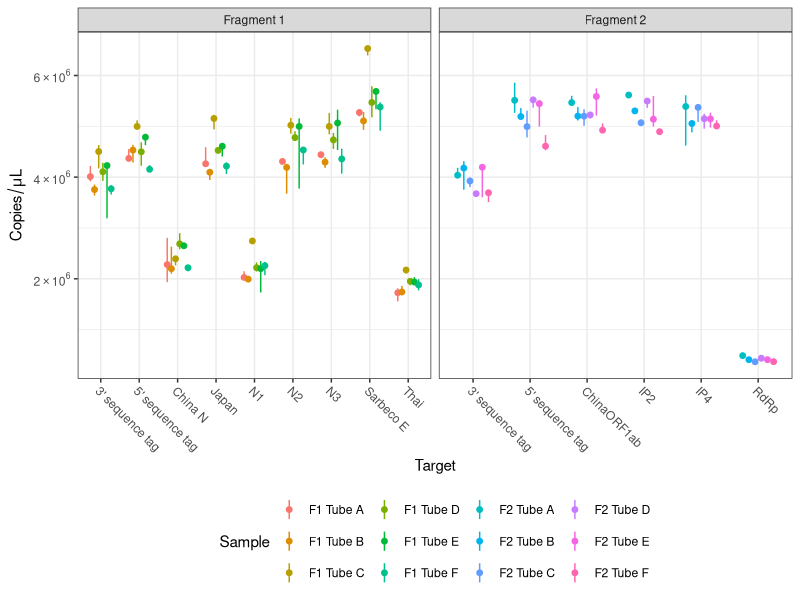
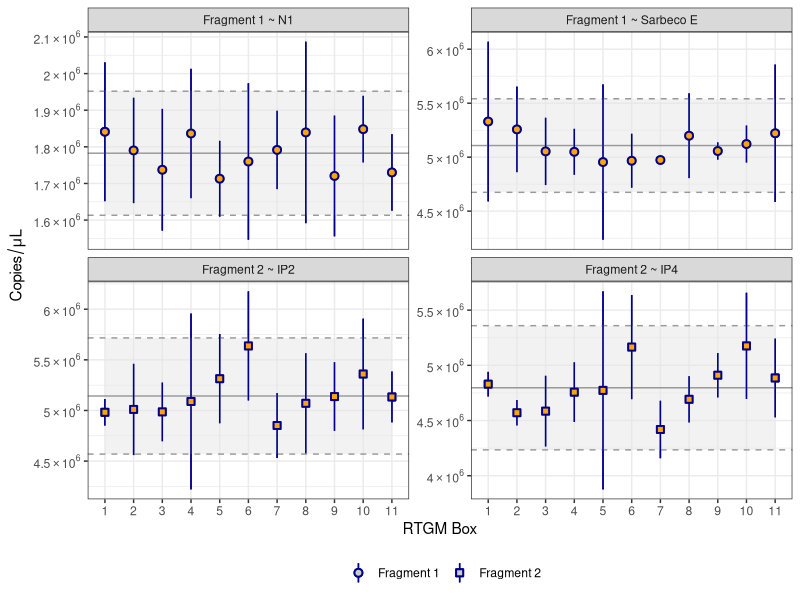
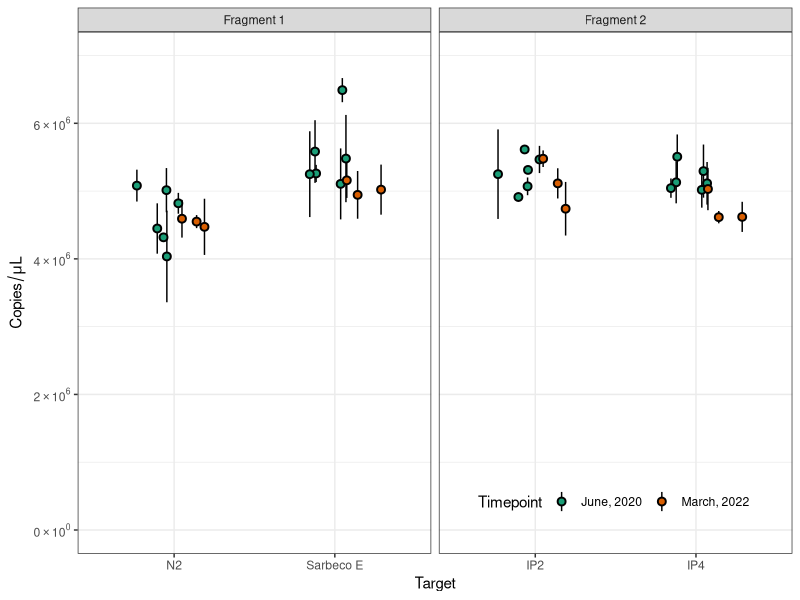
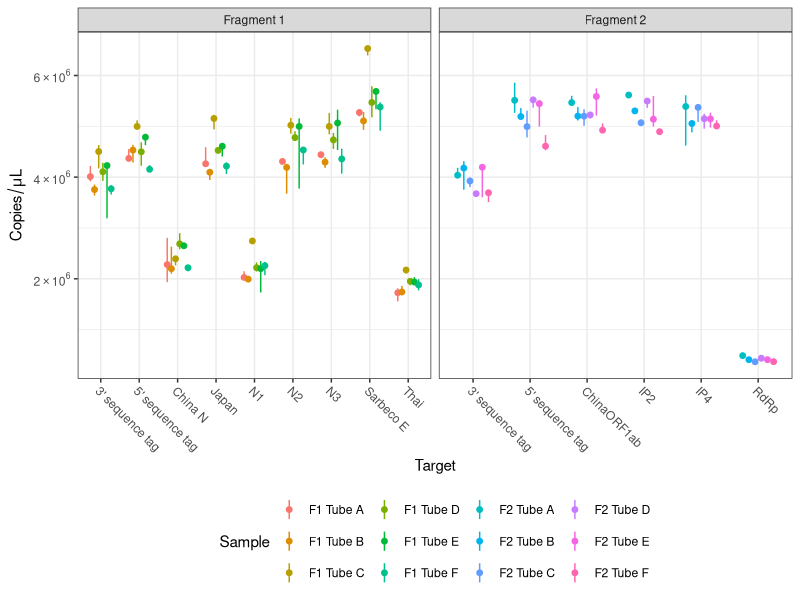
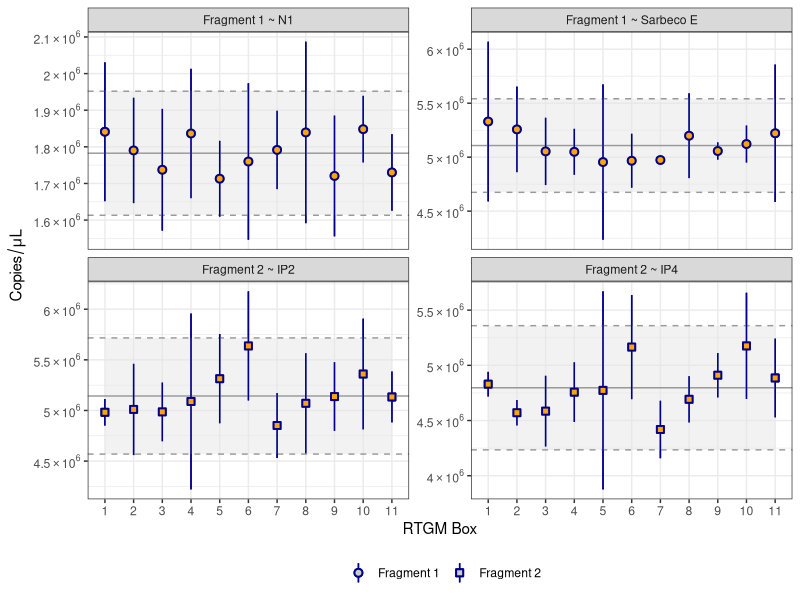
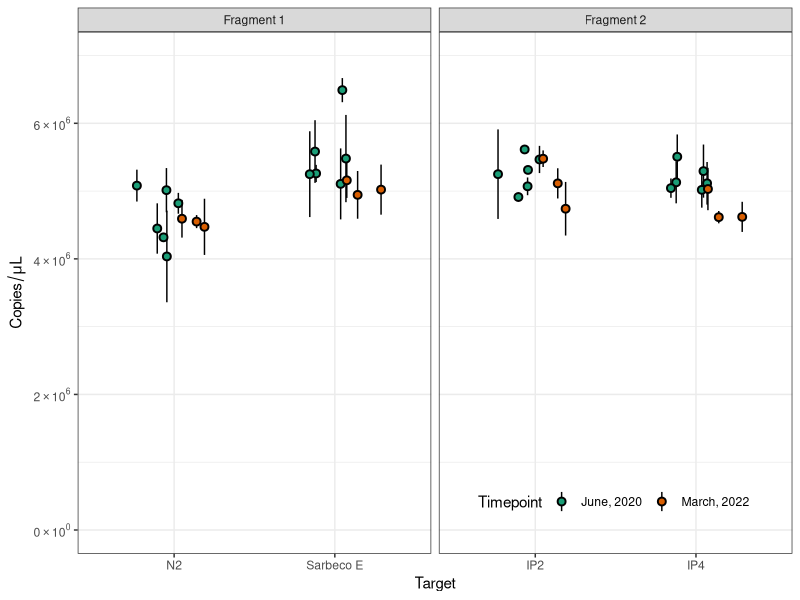

The R script that drew these images, in order: (Note: this script raises an error after producing the figures.)
## ---- chunk 1
knitr::opts_chunk$set(echo = TRUE)
library(scales)
library(tidyverse)
library(here)
library(readxl)
library(ggpubr)

## Function for Nx10^N notation
scientific_10 <- function(x) {
  parse(text = gsub("e.", " %*% 10^", scales::scientific_format(digits = 2)(x)))
}
## ---- chunk 2
f1_dat <- read_excel(here("data/All original F1data for graphs.xlsx"),
                     sheet = "original data",range = "A1:M224") %>% 
    ## renaming copies/ul for concentration for easier coding
    rename(concentration = `pre-pcr dilution`)

f2_dat <- read_excel(here("data/All original F2 data for graphs.xlsx"),
                     sheet = "original",range = "A1:M144") %>% 
    ## renaming copies/ul for concentration for easier coding
    rename(concentration = `pre-pcr dilution`)


ddpcr_dat <- bind_rows(`Fragment 1` = f1_dat, 
                       `Fragment 2` = f2_dat, 
                       .id = "fragment") %>% 
    ## Renaming Targets
    mutate(
        Target = case_when(
            Target == "BK-D" ~ "3' sequence tag",
            Target == "BK-E" ~ "5' sequence tag",
            Target == "WHO1" ~ "RdRp",
            Target == "China2" ~ "China N",
            Target == "China" ~ "ChinaORF1ab",
            Target == "SarE" ~ "Sarbeco E",
            Target == "Pas1" ~ "IP2",
            Target == "Pas2" ~ "IP4",
            TRUE ~ Target
        )
    ) %>% 
    filter(Target != "HK2")
        
## ---- chunk 3
glimpse(ddpcr_dat)
## ---- chunk 4
homo_f1_dat <-
    read_excel(
        here(
            "data/2020_05_29_homogeneity_testing_fragment_1_10169.xlsx"
        ),
        sheet = "calculations",
        range = "A1:M85"
    )  %>%
    ## renaming copies/ul for concentration for easier coding
    rename(measured_con = `pre-pcr dilution`)

homo_f2_dat <-
    read_excel(
        here(
            "data/2020_06_12_homogeneity_testing_fragment_2_10169.xlsx"
        ),
        sheet = "calculations",
        range = "A1:L96"
    )  %>%
    ## renaming copies/ul for concentration for easier coding
    rename(measured_con = `pre-pcr dilution`)

homo_dat <- bind_rows(`Fragment 1` = homo_f1_dat,
                      `Fragment 2` = homo_f2_dat,
                      .id = "fragment")
## ---- chunk 5
glimpse(homo_dat)
## ---- chunk 6
f1_stab_df <- read_excel(here("data/March 2022 stability data.xlsx"),
                         sheet = "F1 summary" )
f2_stab_df <- read_excel(here("data/March 2022 stability data.xlsx"), 
                         sheet = "F2 summary") %>% 
    mutate(stdev = std)

stability_df <- bind_rows(F1 = f1_stab_df, F2 = f2_stab_df, .id = "fragment")

glimpse(stability_df)
## ---- chunk 7


(
    ddpcr_plt <- ddpcr_dat %>%
        filter(Sample != "NTC") %>%
      mutate(Sample = str_remove(Sample, " 1:500.*"),
             Sample = case_when(
               Sample == "Tube 2" ~ "Tube A",
               Sample == "Tube 4" ~ "Tube B",
               Sample == "Tube 6" ~ "Tube C",
               Sample == "Tube 8" ~ "Tube D",
               Sample == "Tube 10" ~ "Tube E",
               Sample == "Tube 11" ~ "Tube F",
               TRUE ~ Sample
             ),
             Sample = if_else(fragment == "Fragment 1", 
                              paste("F1", Sample), 
                              paste("F2", Sample))) %>% 
        ggerrorplot(
            x = "Target",
            y = "concentration",
            desc_stat = "median_hilow",
            pallete = get_palette("npg", k = 14),
            color = "Sample",
            error.plot = "pointrange",
            size = 0.25,
            position = position_dodge(0.65)
        ) +
        facet_wrap( ~ fragment, scales = "free_x", ncol = 2) +
        theme_bw() +
        theme(legend.position = "bottom", axis.text.x = element_text(angle = -45, hjust = 0)) +
        guides(
            #fill = guide_legend(nrow = 3, override.aes = list(shape = 21)),
            # shape = guide_legend(nrow = 2, override.aes = list(fill = "grey80")),
            fill = guide_none(),
            shape = guide_none()
        ) +
        scale_y_continuous(labels = scientific_10) +
        # scale_color_brewer(type = "qual", palette = 9) +
        labs(y = expression(Copies/mu*L))
)
## ---- chunk 8
homo_plot_dat <- homo_dat %>%
    filter(Sample != "NTC",!str_detect(Sample, "SJ")) %>%
    mutate(Sample = str_remove(Sample, " Fragment .")) %>%
    group_by(Sample, fragment, Target) %>%
    mutate(
        measured_con_min  = min(measured_con),
        measured_con_max = max(measured_con)
    ) %>%
    mutate(
        Target = case_when(
            Target == "SarE" ~ "Sarbeco E",
            Target == "Pas1" ~ "IP2",
            Target == "Pas2" ~ "IP4",
            TRUE ~ Target
        )
    ) %>%
    mutate(Sample = as.numeric(str_remove(Sample, "Box ")))

homo_plot_target_ci_dat <- homo_plot_dat %>%
    group_by(fragment, Target) %>%
    summarise(con_mean = mean(measured_con),
              con_sd = sd(measured_con)) %>%
    mutate(con_uci = con_mean + 2 * con_sd,
           con_lci = con_mean - 2 * con_sd)

homo_plot_box_ci_dat <- homo_plot_dat %>%
    group_by(fragment, Target, Sample) %>%
    summarise(sam_con_mean = mean(measured_con),
              sam_con_sd = sd(measured_con)) %>%
    mutate(sam_con_uci = sam_con_mean + 2 * sam_con_sd,
           sam_con_lci = sam_con_mean - 2 * sam_con_sd) 
## ---- chunk 9
p_col <- "darkblue"
p_fil <- "orange"

(
    hom_plt <- homo_plot_box_ci_dat %>%
        left_join(homo_plot_target_ci_dat) %>%
        mutate(Sample = factor(Sample)) %>%
        ggplot() +
        geom_pointrange(
            aes(
                x = Sample,
                y = sam_con_mean,
                ymin = sam_con_lci,
                ymax = sam_con_uci,
                shape = fragment
            ),
            color = p_col,
            fill = p_fil
        )  +
        geom_ribbon(
            aes(
                x = as.numeric(Sample),
                ymin = con_lci,
                ymax = con_uci
            ),
            fill = "grey90",
            alpha = 0.5
        ) +
        geom_hline(
            data = homo_plot_target_ci_dat,
            aes(yintercept = con_mean),
            color = "grey60",
            size = 0.5
        ) +
        geom_hline(
            data = homo_plot_target_ci_dat,
            aes(yintercept = con_uci),
            color = "grey60",
            size = 0.5,
            linetype = 2
        ) +
        geom_hline(
            data = homo_plot_target_ci_dat,
            aes(yintercept = con_lci),
            color = "grey60",
            size = 0.5,
            linetype = 2
        ) +
        geom_pointrange(
            aes(
                x = Sample,
                y = sam_con_mean,
                ymin = sam_con_lci,
                ymax = sam_con_uci,
                shape = fragment
            ),
            color = p_col,
            fill = p_fil
        )  +
        scale_shape_manual(values = c(21, 22)) +
        theme_bw() +
        facet_wrap(
            ~ glue::glue("{fragment} ~ {Target}"),
            nrow = 2,
            scales = "free_y"
        ) +
        scale_y_continuous(labels = scientific_10) + 
        theme(legend.position = "bottom") +
        # scale_fill_viridis_d(begin = 0.5) +
        guides(
            shape = guide_legend(nrow = 1, override.aes = list(fill = "grey80")),
            fill = guide_none()
        ) +
        labs(x = "RTGM Box", y = expression(Copies/mu*L), shape = "")
)
## ---- chunk 10
stab_plt_df <- stability_df %>%
    filter(Target != "N1") %>%
    mutate(
        Target = case_when(
            Target == "SarE" ~ "Sarbeco E",
            Target == "Pas1" ~ "IP2",
            Target == "Pas2" ~ "IP4",
            TRUE ~ Target
        )
    ) %>%
    mutate(
        date_label = format(`Date Measured`, "%B, %Y"),
        tube = str_remove(Sample, " 1:.*"),
        tube = str_remove(tube, "Tube ")
    ) %>%
    group_by(date_label, Target) %>%
    mutate(fragment = if_else(fragment == "F1", "Fragment 1", "Fragment 2"))
## ---- chunk 11
(
    stab_plt <- ggplot(stab_plt_df) +
        geom_pointrange(
            aes(
                x = Target,
                y = average,
                ymin = average - 2 * stdev,
                ymax = average + 2 * stdev,
                fill = date_label,
                group = tube
            ),
            shape = 21,
            position = position_jitterdodge(dodge.width = 0.5, jitter.width = 0.25)
        ) +
        facet_wrap( ~ fragment, scales = "free_x", ncol = 2) +
        theme_bw() +
        labs(fill = "Timepoint", y = expression(Copies/mu*L)) +
        scale_fill_brewer(type = "qual", palette = 2) +
        scale_y_continuous(labels = scientific_10, limits = c(0, 7000000)) + 
        theme(
            legend.position = c(0.75, 0.1),
            legend.background = element_blank(),
            legend.direction = "horizontal"
        )
)
## ---- chunk 12
ggsave(plot = ddpcr_plt, here("figures/ddpcr_plt.pdf"))
pdf(here("figures/hom_plt.pdf"))
hom_plt
dev.off()
ggsave(plot = stab_plt, here("figures/stability_plt.pdf"))
## ---- chunk 13
sessioninfo::platform_info()
## ---- chunk 14
sessioninfo::package_info() %>% 
    filter(attached = TRUE) %>% 
    select(package, loadedversion, date, source) %>%
    knitr::kable(booktabs = TRUE, row.names = FALSE)
